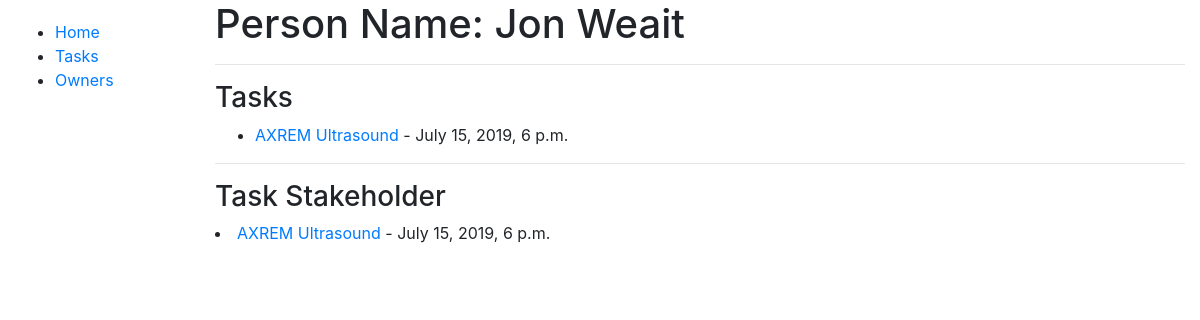
Screenshot of /tasks/owners/3 with the database file from the repository.
### tasks/models.py (models this page shows, shortened)
class Person(models.Model):
    first = models.CharField(max_length=100)
    last = models.CharField(max_length=100)
    department = models.ForeignKey('Department', null=True, blank=False, on_delete=models.SET_NULL)
    def name(self):
        return f'{self.first} {self.last}'

class AbstractTask(models.Model):
    title = models.CharField(max_length=150, help_text='Task Name')
    owner = models.ForeignKey('Owner', null=False, blank=False, on_delete=models.CASCADE)
    description = models.TextField(blank=True, null=True)
    duration_days = models.IntegerField(default=0, null=True, blank=True)
    duration_hours = models.IntegerField(default=0, null=True, blank=True)
    duration_minutes = models.IntegerField(default=0, null=True, blank=True)
    due_date = models.DateTimeField(blank=False, null=False)
    started = models.BooleanField(default=False)
    finished = models.BooleanField(default=False)
    class Meta:
        ordering = ['due_date']
        abstract = True

class Task(AbstractTask):
    stakeholders = models.ManyToManyField('Stakeholder', blank=True)
    def get_absolute_url(self):
        return reverse('tasks:task-detail', kwargs={'pk': self.pk})

### tasks/views.py (the view)
# urls.py: path('owners/<int:pk>', PersonDetailView.as_view(), name='person-detail'),
class PersonDetailView(DetailView):
    model = Person

### tasks/templates/tasks/person_detail.html
{% extends 'base.html' %}
{% block content %}
<h1>Person Name: {{ person.name }}</h1>
<hr>
<h3>Tasks</h3>
<ul>
{% for owner in person.owner_set.all %}
    {% for task in owner.task_set.all %}
    <li><a href="{{ task.get_absolute_url }}">{{ task.title }}</a> - {{ task.due_date }}</li>
    {% endfor %}
{% endfor %}
</ul>
<hr>
<h3>Task Stakeholder</h3>
{% for stakeholder in person.stakeholder_set.all %}
    {% for task in stakeholder.task_set.all %}
    <li><a href="{{ task.get_absolute_url }}">{{ task.title }}</a> - {{ task.due_date }}</li>
    {% endfor %}
{% endfor %}
{% endblock %}

### rows the page displays
Person: name "Jon Weait"
Task: title "AXREM Ultrasound", due_date "July 15, 2019, 6 p.m."
